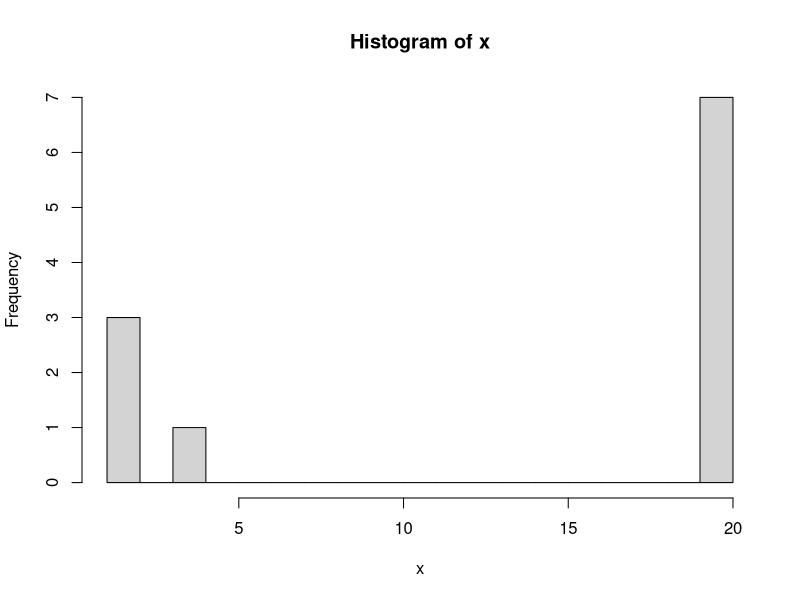

The R source for this figure: (Note: this script raises an error after producing the figure.)
## ---- chunk 1
# Q1
E <- matrix(c(1:10),nrow=2,ncol=5) #default byrow = FALSE, so fills by col
# 1 2 3 4 5
# 6 7 8 9 10

# 1 3 5 7 9
# 2 4 6 8 10

E

apply(E, 2, sum)
# 2 means column, 1 means row
# (1,2) means rows and columns for array as it has multiple matrices

# Option B is the correct answer
## ---- chunk 2
# Q2
matrix(1:12,2,3)
#matrix(data=1:12, nrow=2, ncol=3, byrow = TRUE)
# get a warning, but still get data

matrix(c(1:12), nrow = 2, ncol = 4)
# get a warning, but still get data

matrix(1:3, nrow = 3, ncol = 3)
# once elements assigned have been exhausted, will restart and reuse elements
# get a warning, but still get data

matrix(2:3, nrow = 3, ncol = 3)
# get a warning, but still get data

# all valid, but if the question asks which one is a valid assignment, C is the correct choice
## ---- chunk 3
# Q3
x <- c("a", "b", "c", "c", "d", "a")
x[3:4]
# c extracts 3rd and 4th
## ---- chunk 4
# Q4
X <- seq(from=10, to=14, by=1)
X
X1 <- 10:14
X1
X2 <- c(10,14)
X2
X3 <- seq(10:14)
X3
# Correct answer is A (X1)
## ---- chunk 5
# Q5
z <- c(1, 7, 2, 3, 1, 8, 13)
# only a parameter for decreasing, so option C
sort(z, decreasing = TRUE)
## ---- chunk 6
# Q6
is.data.frame(CO2)
# Option C is correct
## ---- chunk 7
# Q7
X <- na.omit(c(22,3,7,NA,NA,67))
X
# Option A is correct (4)
## ---- chunk 8
# Q8
x <- 1:3
y <- 10:12
cbind(x,y)
# Option C is correct
## ---- chunk 9
# Q9
# Options A and B (internat speed and Temperature) are nominal
## ---- chunk 10
# Q10
x <- c(1, 1, 2, 4, 20, 20, 20, 20, 20, 20, 20)
mean(x)
median(x)
hist(x, breaks = 20)
# option A is correct, mean smaller than median and hist is left-skewed
## ---- chunk 11
# Q11
# x[1] extracts fist element of vector x, B is correct 
## ---- chunk 12
# Q12
x<-seq(from =10, to = 5, by = -0.5)
# AP
# a = 10, d = -0.5
# nth element = a + (n-1) * d
# 4th = 10 + 3 * -0.5 = 8.5
x[4]
# option b 8.5 is correct
## ---- chunk 13
# Q13
X <- c("Fried", "Chicken")
# output should be chr [1:2] "Fried" "Chicken"
# this is bc we have string of X, not just X
# str tells us the type print doesn't
str(X)
# option A is correct
## ---- chunk 14
# Q14
X <- data.frame(A = 1:4, B = c("1","2","3","4"))
X
# Option A is correct
## ---- chunk 15
# Q15
data <- data.frame(x=c(1,2,3), y=c(5, NA, 8))
data
na.omit(data)
## ---- chunk 16
# Q16
 z<-c(2,5,3,7,9)
sd(z)
## ---- chunk 17
# Q17
# option A
## ---- chunk 18
# Q18
# option C getwd()
## ---- chunk 19
# Q19
a <- c(T,T,F,F)
b <- c("T","T","F","F")
c <- -1:2 #c(-1, 0, 1, 2) -> c(T, F, T, T)
a & c -> c(T, F, F, F)
# a & b

a & c
a
# ERROR, not compatible
